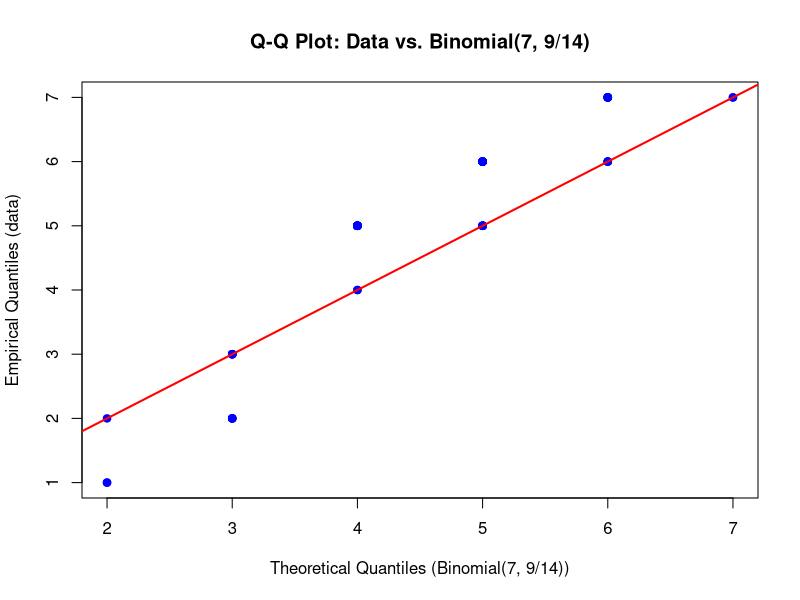

This chart was generated by the following R code:
X <- c(5, 3, 6, 7, 5, 6, 5, 5, 4, 3, 6, 7, 5, 5, 6, 5, 5, 5, 1, 7, 
       3, 5, 7, 7, 7, 6, 7, 2, 5, 5, 2, 6, 5, 2, 5, 6, 5, 6, 6, 3, 
       6, 5, 6, 6, 6, 5, 6, 2, 5, 5, 7, 5, 7, 5, 3, 4, 1, 2, 5, 5)

# sorted observations, i.e., empirical quartiles
empirical_q <- sort(X)

n <- length(X)

# Corresponding quantile
pvec <- (1:n) / (n + 1)

# Theoretical quantile of the binomial distribution
theoretical_q <- qbinom(pvec, size = 7, prob = 9/14)

# plot
plot(theoretical_q, empirical_q,
     xlab = "Theoretical Quantiles (Binomial(7, 9/14))",
     ylab = "Empirical Quantiles (data)",
     main = "Q-Q Plot: Data vs. Binomial(7, 9/14)",
     pch  = 19, col = "blue")
abline(0, 1, col = "red", lwd = 2)